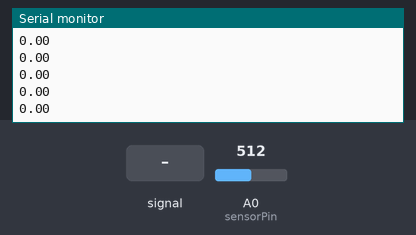
This sketch was run on a simulated Arduino Uno, built with avr-gcc and run on an emulated ATmega328P. Shown: the last lines printed to the serial monitor. Inputs (shaded band) come from the test bench; at power-on: A0 (sensorPin) = 512.

Above: at 1.2 s.
1.3 s: A0 (sensorPin) fed a 200 Hz sine of ±81 counts around its level
At 1.8 s:
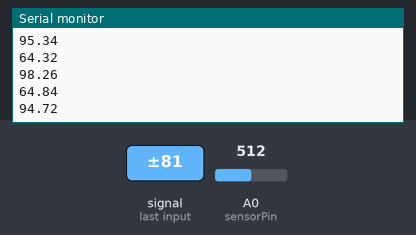
2.8 s: A0 (sensorPin) set to 716
At 3.3 s:
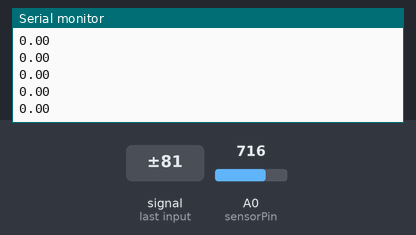
4.3 s: A0 (sensorPin) fed a 1000 Hz sine of ±255 counts around its level
5.8 s: A0 (sensorPin) set to 900
Timing chart, 0 to 8.3 s (numbered marks = the images above; inputs shaded):
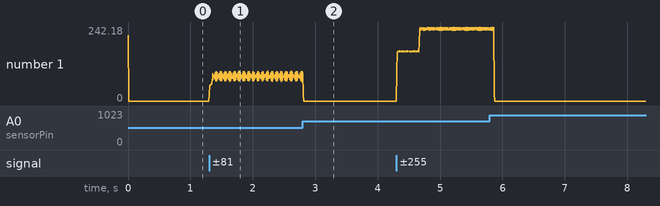

Measured:
- after the input at 1.3 s, the serial monitor: prints a new line at once (image 1)
- plotted number 1: 0 → 66.78 after the input at 1.3 s

The sketch:

2_Sound_Sensor_normalize.ino
```cpp
int sensorPin = A0;    // select the input pin for the potentiometer
//int ledPin = 13;      // select the pin for the LED
float sensorValue = 0; // variable to store the value coming from the sensor
float preValue = 0;
float baseValue = 0;
float a = 0;
float Total = 0;
int counter = 0;

void setup() {
  // declare the ledPin as an OUTPUT:
  // pinMode(ledPin, OUTPUT);
  Serial.begin (9600);
}

void loop() {
  Total = 0;
  a = 0;
  for(int i=0; i<50; i++) {
    sensorValue = analogRead(sensorPin);

    if(preValue == sensorValue)
    {
      counter++;
    }
    if(counter > 20)
    {
      baseValue = sensorValue;
      counter = 0;
    }
    preValue = sensorValue;

    a = abs(sensorValue - baseValue);
    Total = Total + a;
  }
  a = Total/50;

  Serial.println(a);
}
```
